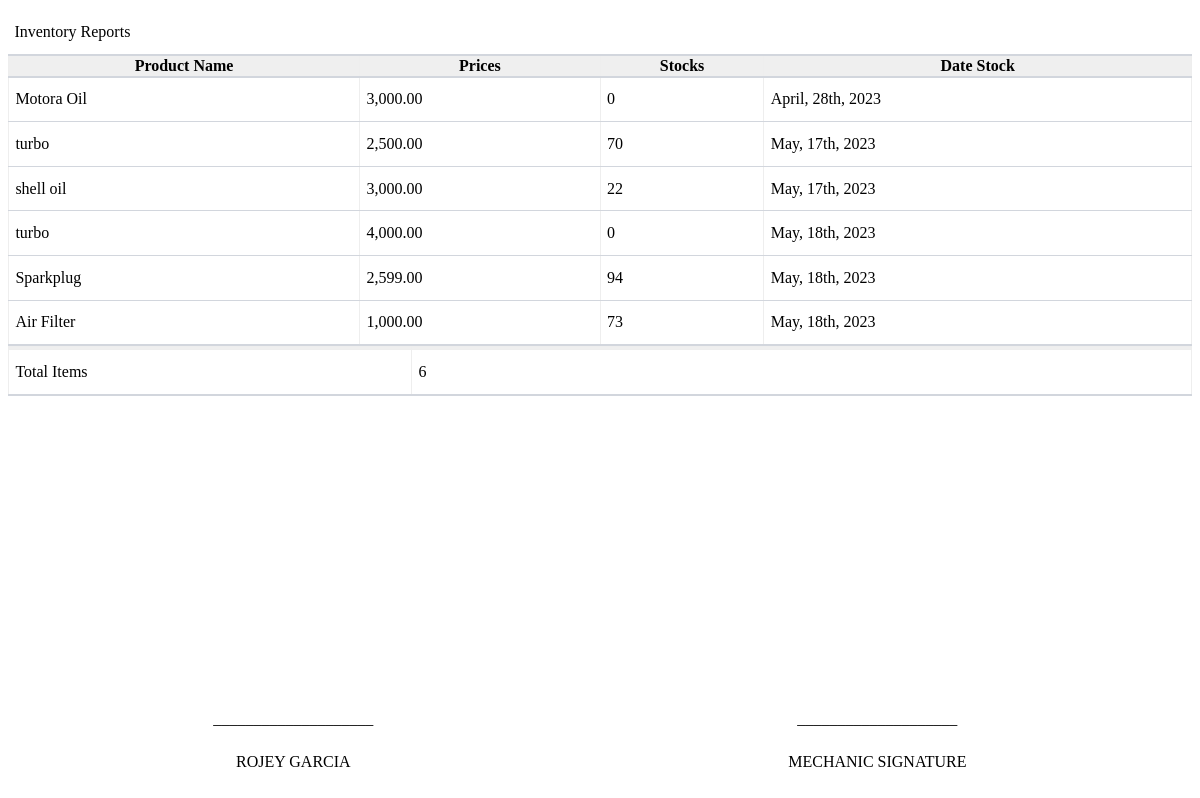
Page /pages/reciept/product-details.php on the committed database.
### tables this page shows
CREATE TABLE `product_inventory` (
  `p_id` int(64) NOT NULL,
  `p_product_code` varchar(255) NOT NULL,
  `p_name` varchar(255) NOT NULL,
  `p_description` varchar(255) NOT NULL,
  `p_qty_stock` int(64) NOT NULL,
  `p_on_hand` int(64) NOT NULL,
  `p_price` int(64) NOT NULL,
  `p_category` varchar(255) NOT NULL,
  `p_supplier` varchar(255) NOT NULL,
  `p_date_stock` date NOT NULL
);

### pages/reciept/product-details.php (the view, shortened to what this page needs)
<?php
include_once('../../include/config.php');
  include_once('../../include/config2.php');
 ?>
<!DOCTYPE html>
<html>
<head>
</head>
<body>
           <table style="border: none;" >
              <thead style="background-color: transparent;border: none;">
                   <th width="70.5%"></th>
                    <th></th>
              </thead>
             <tbody>
            <td style="padding: none;">Inventory Reports</td>
            </tbody>
                </table>
           <table border="1" width="100%" >
               <thead>
                   <tr >
                     <th>Product Name</th>
                     <th>Prices</th>
                     <th>Stocks</th>
                     <th>Date Stock</th>
                     </tr>
               </thead>
             <tbody>
                <?php
                     $sqlinventory = "SELECT * FROM product_inventory ORDER BY p_date_stock ASC";
                     $resultinventory = mysqli_query($con, $sqlinventory) or die(mysqli_error($db));
                     while ($row = mysqli_fetch_array($resultinventory)) {
                      $prodname = $row['p_name'];
                      $prodprice = $row['p_price'];
                      $prodstock = $row['p_on_hand'];
                      $proddatestock = $row['p_date_stock'];
                      $mydate = strtotime($proddatestock);
                      echo '<tr>';
                      echo '<td>'.$prodname.'</td>';
                      echo '<td>';echo number_format($prodprice,'2');echo'</td>';
                      echo '<td>'.$prodstock.'</td>';
                      echo "<td>";
                      echo date('F, jS, Y', $mydate);
                      echo"</td>";
                      echo '</tr>';
                      }
                      ?>
 			    	 </tbody>
                </table>
                                 <table border="1" width="100%" >
               <thead style="border: none;">
                             <?php
                            $totalsql = "SELECT COUNT(p_id) as count FROM product_inventory";
                            $totalresult= mysqli_query($con,$totalsql);
                            $totaldata = mysqli_fetch_assoc($totalresult);
                            $totalcount = $totaldata['count'];
                            ?>
                   <tr >
                     <th width="31%"></th>
                    <th width="60%"></th>
                     </tr>
               </thead>
             <tbody>
                    <td>Total Items</td>
                    <td><?php echo $totalcount; ?></td>
                     </tbody>
                </table>
                 <div class="footer">
                                <table style="text-align: center;border: none;">
                                <tbody>
                                    <tr>
                                    <td>____________________</td>
                                    <td>____________________</td>
                                    </tr>
                                    <tr>
                                    <td>ROJEY GARCIA</td>
                                    <td>MECHANIC SIGNATURE</td>
                                    </tr>
                                </tbody>
                            </table>
                        </div>
</body>
</html>

### pages/reciept/product-details.php (style rules this page uses)
table { width: 100%; border: none; border-collapse: collapse; border-spacing: 0; border-bottom: 2px solid #d2d6dd; }
.footer { position: absolute; right: 0; bottom: 0; left: 0; padding: 1rem; }
td { padding: .8rem 0.4rem; }
thead { border-top: 2px solid #d2d6dd; border-bottom: 2px solid #d2d6dd; background-color: #efefef; }

### rows in the picture
product_inventory: p_name "Motora Oil", p_price "3,000.00", p_on_hand "0", p_date_stock "April, 28th, 2023"
product_inventory: p_name "turbo", p_price "2,500.00", p_on_hand "70", p_date_stock "May, 17th, 2023"
product_inventory: p_name "shell oil", p_price "3,000.00", p_on_hand "22", p_date_stock "May, 17th, 2023"
product_inventory: p_name "turbo", p_price "4,000.00", p_on_hand "0", p_date_stock "May, 18th, 2023"
product_inventory: p_name "Sparkplug", p_price "2,599.00", p_on_hand "94", p_date_stock "May, 18th, 2023"
product_inventory: p_name "Air Filter", p_price "1,000.00", p_on_hand "73", p_date_stock "May, 18th, 2023"

### other values in the picture
$totalcount "6"
